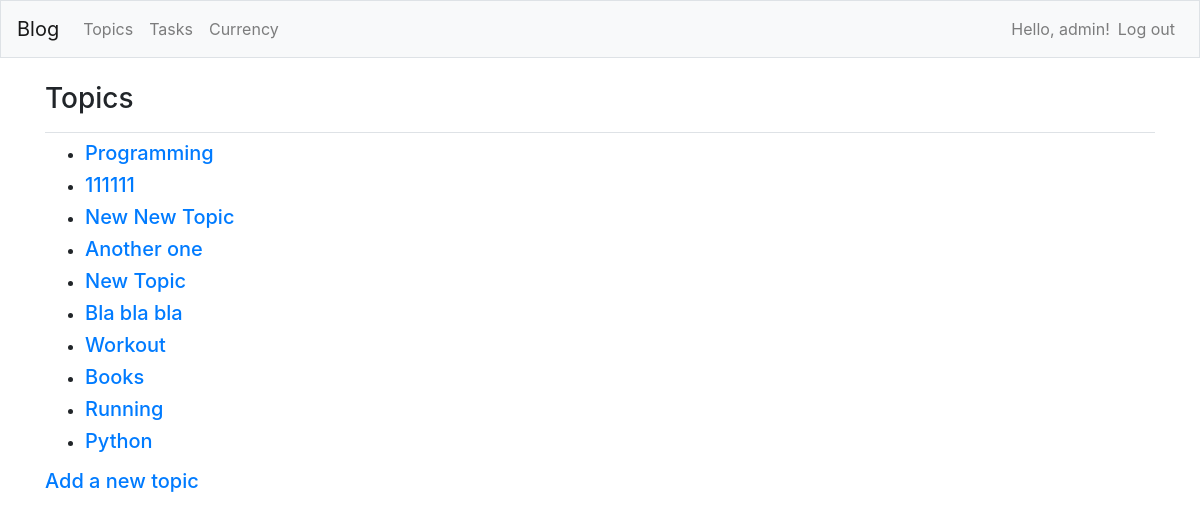
/blog/topics/ (signed in), run on the app's committed database.
### blog/models.py (models this page shows)
class Topic(models.Model):
    text = models.CharField(max_length=200)
    date_added = models.DateTimeField(auto_now_add=True)
    tag = models.ManyToManyField(Tag, blank=True)
    owner = models.ForeignKey(User, on_delete=models.CASCADE)
    def __str__(self):
        return self.text

### blog/views.py (the view)
# urls.py: path('topics/', views.topics, name='topics'),
@login_required
def topics(request):
    topics = Topic.objects.filter(owner=request.user).order_by('-date_added')
    return render(request, 'blog/topics.html', {
        'topics': topics
    })

### blog/templates/blog/topics.html (shortened to what this page needs)
{% extends 'blog/layout.html' %}
{% block page_header %}
    <h3>Topics</h3>
{% endblock page_header %}
{% block body %}
    <ul>
        {% for topic in topics %}
        <li><h5>
            <a href="{% url 'blog:topic' topic.id %}">{{ topic }}</a>
        </h5></li>
        {% empty %}
            <li><h5>No topics have been added yet.</h5></li>
        {% endfor %}
    </ul>
    <h5><a href="{% url 'blog:new_topic' %}">Add a new topic</a></h5>
{% endblock %}

### blog/templates/blog/layout.html (shortened to what this page needs)
{% load bootstrap4 %}
<!DOCTYPE html>
<html lang="en">
    <head>
        {% bootstrap_css %}
    </head>
    <body>
        <nav class="navbar navbar-expand-md navbar-light bg-light mb-4 border">
            <a class="navbar-brand" href="{% url 'blog:index'%}">Blog</a>
            <div class="collapse navbar-collapse" id="navbarCollapse">
                <ul class="navbar-nav mr-auto">
                    <li class="nav-item">
                        <a class="nav-link" href="{% url 'blog:topics' %}">Topics</a></li>
                    <li class="nav-item">
                        <a class="nav-link" href="{% url 'tasks:tasks' %}">Tasks</a></li>
                    <li class="nav-item">
                        <a class="nav-link" href="{% url 'blog:currency' %}">Currency</a></li>
                </ul>
                <ul class="navbar-nav ml-auto">
                    {% if user.is_authenticated %}
                        <li class="nav-item">
                            <span class="navbar-text">Hello, {{ user.username }}!</span>
                        </li>
                        <li class="nav-item">
                            <a class="nav-link" href="{% url 'users:logout' %}">Log out</a>
                        </li>
                    {% endif %}
                </ul>
            </div>
        </nav>
        <main role="main" class="container">
            <div class="pb-2 mb-2 border-bottom">
                {% block page_header %}
                {% endblock page_header %}
            </div>
            <div>
                {% block body %}
                {% endblock %}
            </div>
        </main>
    </body>
</html>

### data on the page
Topic: text "Programming"
Topic: text "111111"
Topic: text "New New Topic"
Topic: text "Another one"
Topic: text "New Topic"
Topic: text "Bla bla bla"
Topic: text "Workout"
Topic: text "Books"
Topic: text "Running"
Topic: text "Python"

### other printed values
{{ user.username }} "admin"
